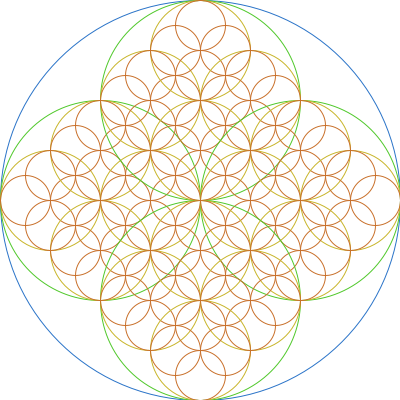
Frame 1 (no input)
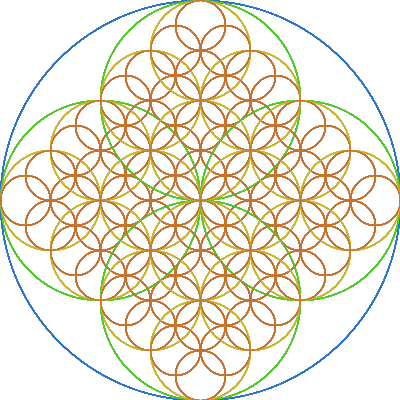
Frame 60 (the mouse pressed at the canvas centre just before this capture)
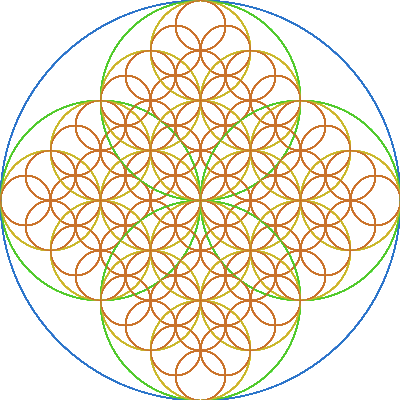
Frame 120 (the mouse held since frame 60 and released just before this capture)

The Processing sketch that drew these frames (run headless with seeded random() and noise(); from frame 60 on, the mouse is pressed at the canvas centre):

// Processing sketch: recursiveDrawing
// ── recursiveDrawing.pde
//Oscar Miniet
//1212-1704
//circles will be recursively drawn (4 smaller in each bigger circle)
//colors will be determined by the radius

void drawCircle(int x, int y, int radius){
  stroke(radius*.75, 200,200);
  ellipse(x,y,radius*2,radius*2);
 
 if (radius > 40){
   drawCircle(x-radius/2,y,radius /2);
   drawCircle(x,y-radius/2,radius /2);
   drawCircle(x+radius/2,y,radius /2);
   drawCircle(x,y+radius/2,radius /2);
 }
}
void setup(){
  size(400,400);
  background(255);
  noFill();
  smooth();
  colorMode(HSB);
}
void draw(){
  drawCircle(width/2,height/2,width/2);
}
